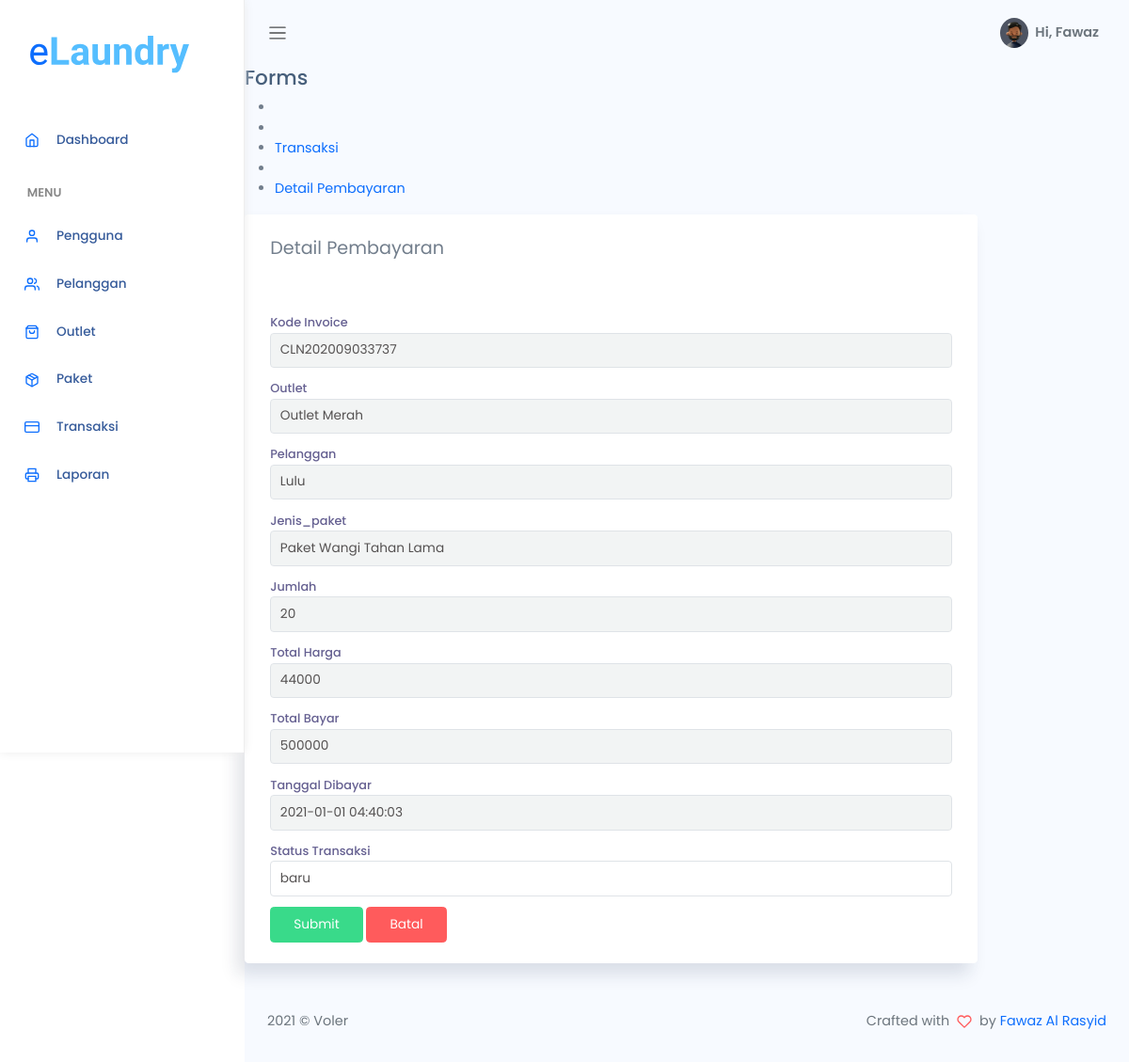
The page /admin/detail.php?id=36 (signed in) on the database its author committed.
### tables this page shows
CREATE TABLE `transaksi` (
  `id_transaksi` int(11) NOT NULL,
  `outlet_id` int(11) DEFAULT NULL,
  `kode_invoice` varchar(228) DEFAULT NULL,
  `id_pelanggan` int(11) DEFAULT NULL,
  `tgl` datetime DEFAULT NULL,
  `batas_waktu` datetime DEFAULT NULL,
  `tgl_pembayaran` datetime DEFAULT NULL,
  `biaya_tambahan` int(11) DEFAULT NULL,
  `diskon` double DEFAULT NULL,
  `pajak` int(11) DEFAULT NULL,
  `status` enum('baru','proses','selesai','diambil') DEFAULT NULL,
  `status_bayar` enum('dibayar','belum') DEFAULT NULL,
  `id_user` int(11) DEFAULT NULL
);

CREATE TABLE `outlet` (
  `id_outlet` int(11) NOT NULL,
  `nama_outlet` varchar(228) DEFAULT NULL,
  `alamat_outlet` text DEFAULT NULL,
  `telp_outlet` varchar(15) DEFAULT NULL
);

CREATE TABLE `pelanggan` (
  `id_pelanggan` int(11) NOT NULL,
  `nama_pelanggan` varchar(228) NOT NULL,
  `alamat_pelanggan` text NOT NULL,
  `jenis_kelamin` enum('L','P') NOT NULL,
  `telp_pelanggan` varchar(15) NOT NULL
);

CREATE TABLE `paket_cuci` (
  `id_paket` int(11) NOT NULL,
  `jenis_paket` enum('kiloan','selimut','bedcover','kaos','lain') NOT NULL,
  `nama_paket` varchar(228) NOT NULL,
  `harga` int(11) NOT NULL,
  `outlet_id` int(11) NOT NULL
);

CREATE TABLE `detail_transaksi` (
  `id_detail` int(11) NOT NULL,
  `id_transaksi` int(11) NOT NULL,
  `id_paket` int(11) NOT NULL,
  `qty` double NOT NULL,
  `total_harga` double NOT NULL,
  `total_bayar` int(11) NOT NULL
);

### admin/detail.php (the view, shortened to what this page needs)
<?php
$title = 'Detail Pembayaran';
require 'koneksi.php';
$status = [
    'baru',
    'proses',
    'selesai',
    'diambil'
];
$id = $_GET['id'];
$query = mysqli_query($conn, "SELECT transaksi.*, pelanggan.nama_pelanggan, detail_transaksi.*, outlet.nama_outlet, paket_cuci.nama_paket FROM transaksi INNER JOIN pelanggan ON pelanggan.id_pelanggan = transaksi.id_pelanggan INNER JOIN detail_transaksi ON detail_transaksi.id_transaksi = transaksi.id_transaksi INNER JOIN outlet ON outlet.id_outlet = transaksi.outlet_id INNER JOIN paket_cuci ON paket_cuci.outlet_id = transaksi.outlet_id WHERE transaksi.id_transaksi = '$id'");
$data = mysqli_fetch_assoc($query);
require 'header.php';
?>
<div class="content">
    <div class="page-inner">
        <div class="page-header">
            <h4 class="page-title">Forms</h4>
            <ul class="breadcrumbs">
                <li class="nav-home">
                </li>
                <li class="separator">
                </li>
                <li class="nav-item">
                    <a href="transaksi.php">Transaksi</a>
                </li>
                <li class="separator">
                </li>
                <li class="nav-item">
                    <a href="#"><?= $title; ?></a>
                </li>
            </ul>
        </div>
        <div class="row">
            <div class="col-md-10">
                <div class="card">
                    <div class="card-header">
                        <div class="card-title"><?= $title; ?></div>
                    </div>
                    <form action="" method="POST">
                        <div class="card-body">
                            <div class="form-group">
                                <label for="largeInput">Kode Invoice</label>
                                <input type="text" name="kode_invoice" class="form-control form-control" id="defaultInput" value="<?= $data['kode_invoice']; ?>" readonly>
                            </div>
                            <div class="form-group">
                                <label for="largeInput">Outlet</label>
                                <input type="text" name="" class="form-control form-control" id="defaultInput" value="<?= $data['nama_outlet']; ?>" readonly>
                            </div>
                            <div class="form-group">
                                <label for="largeInput">Pelanggan</label>
                                <input type="text" name="" class="form-control form-control" id="defaultInput" value="<?= $data['nama_pelanggan']; ?>" readonly>
                            </div>
                            <div class="form-group">
                                <label for="largeInput">Jenis_paket</label>
                                <input type="text" name="" class="form-control form-control" id="defaultInput" value="<?= $data['nama_paket']; ?>" readonly>
                            </div>
                            <div class="form-group">
                                <label for="largeInput">Jumlah</label>
                                <input type="text" name="qty" class="form-control form-control" id="defaultInput" value="<?= $data['qty']; ?>" readonly>
                            </div>
                            <div class="form-group">
                                <label for="largeInput">Total Harga</label>
                                <input type="text" name="biaya_tambahan" class="form-control form-control" id="defaultInput" value="<?= $data['total_harga']; ?>" readonly>
                            </div>
                            <?php if ($data['total_bayar'] > 0) : ?>
                                <div class="form-group">
                                    <label for="largeInput">Total Bayar</label>
                                    <input type="text" name="biaya_tambahan" class="form-control form-control" id="defaultInput" value="<?= $data['total_bayar']; ?>" readonly>
                                </div>
                                <div class="form-group">
                                    <label for="largeInput">Tanggal Dibayar</label>
                                    <input type="text" name="biaya_tambahan" class="form-control form-control" id="defaultInput" value="<?= $data['tgl_pembayaran']; ?>" readonly>
                                </div>
                            <?php endif; ?>
                            <div class="form-group">
                                <label for="">Status Transaksi</label>
                                <select name="status" class="form-control form-control" id="defaultSelect">
                                    <?php foreach ($status as $key) : ?>
                                        <?php if ($key == $data['status']) : ?>
                                            <option value="<?= $key ?>" selected><?= $key ?></option>
                                        <?php endif ?>
                                    <?php endforeach ?>
                                </select>
                            </div>
                            <div class="card-action">
                                <button type="submit" name="btn-simpan" class="btn btn-success">Submit</button>
                                <a href="javascript:void(0)" onclick="window.history.back();" class="btn btn-danger">Batal</a>
                            </div>
                    </form>
                </div>
            </div>
        </div>
    </div>
</div>
<?php require 'footer.php'; ?>

### assets/css/app.css (style rules this page uses)
* { font-family: 'Poppins', sans-serif; }
a { text-decoration: none }
a, button { outline: 0 }
.btn.btn-danger, .btn.btn-dark, .btn.btn-info, .btn.btn-light, .btn.btn-link, .btn.btn-primary, .btn.btn-secondary, .btn.btn-success, .btn.btn-warning { color: #fff }
.form-group { margin-bottom: .7rem }
.form-group label { font-size: .800rem; color: rgba(35, 28, 99, .7); font-weight: 500 }
.card { box-shadow: -8px 12px 18px 0 rgba(25, 42, 70, .13); margin-bottom: 2.2rem }
.card .card-header { border: none }
.card .card-title { font-size: 1.2rem }
.card .card-body { padding: 1.4rem 1.7rem }

### rows shown on the page
transaksi: kode_invoice "CLN202009033737", biaya_tambahan "2021-01-01 04:40:03", status "baru"
outlet: nama_outlet "Outlet Merah"
pelanggan: nama_pelanggan "Lulu"
paket_cuci: nama_paket "Paket Wangi Tahan Lama"
detail_transaksi: qty "20", biaya_tambahan "44000", biaya_tambahan "500000"

### other values the page prints
$_SESSION['nama_user'] "Fawaz"
$title "Detail Pembayaran"
